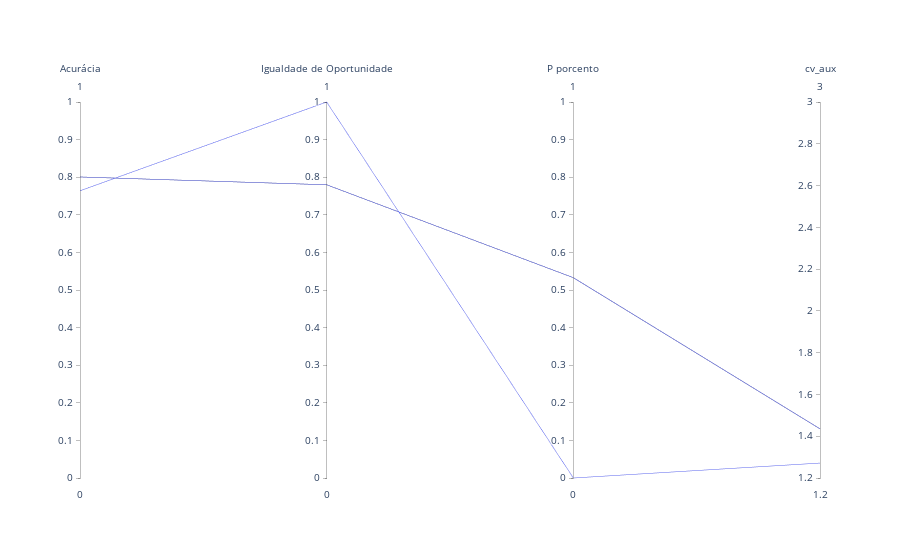

The code cell stored with this chart in its notebook:
### Code cell
fig = go.Figure(data=
    go.Parcoords(
        line = dict(),
        dimensions = list([
            dict(range = [0,1],
                label = 'Acurácia', values = metrics_adult_log['Acurácia']),
            dict(range = [0,1],
                label = 'Igualdade de Oportunidade', values = metrics_adult_log['Igualdade de Oportunidade']),
            dict(range = [0,1],
                label = 'P porcento', values = metrics_adult_log['P porcento']),
            dict(range = [1.2,3],
                label = 'cv_aux', values = metrics_adult_log['cv_aux']),
        ])
    )
)

fig.update_layout(
    plot_bgcolor = 'white',
    paper_bgcolor = 'white'
)

fig.show()

### Figure 1 — Plotly figure (JSON) as saved in the notebook; plotly's stock layout.template omitted (floating-point values rounded to 4 significant figures; data arrays with more than 128 entries replaced by an {"elided": "..."} marker saying what was removed)
{"data": [{"dimensions": [{"label": "Acurácia", "range": [0, 1], "values": {"elided": "150 float values"}}, {"label": "Igualdade de Oportunidade", "range": [0, 1], "values": {"elided": "150 float values"}}, {"label": "P porcento", "range": [0, 1], "values": {"elided": "150 float values"}}, {"label": "cv_aux", "range": [1.2, 3], "values": {"elided": "150 float values"}}], "type": "parcoords"}], "layout": {"paper_bgcolor": "white", "plot_bgcolor": "white"}}
